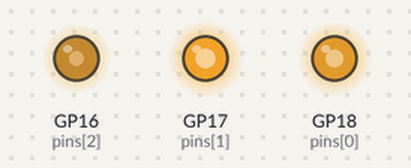
Bench run of a program on a simulated Raspberry Pi Pico running MicroPython. Shown: output pins drawn as LEDs (lit = HIGH). Random numbers come from a fixed seed.

Above: at 0.1 s.
At 5.1 s:
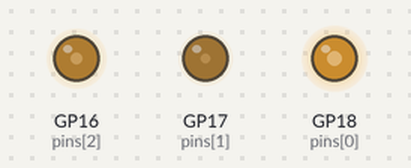
At 9.9 s:
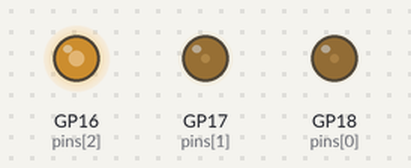
At 19.91 s:
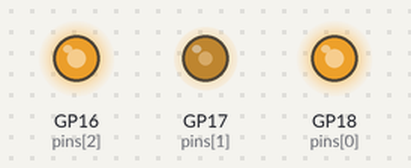
At 29.71 s:
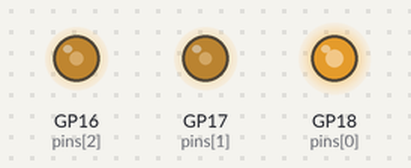
At 39.72 s:
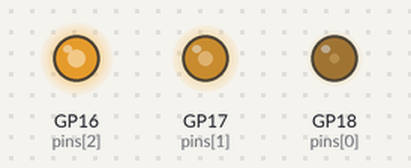
Timing chart, 0 to 40.0 s (numbered marks = the images above):
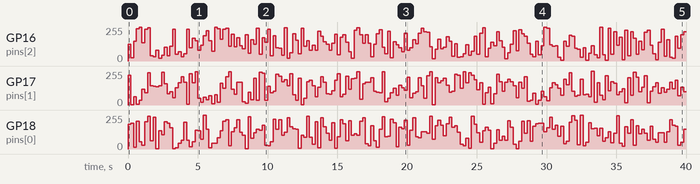

Measured:
- by itself, GP17 (pins[1]): 0/255 → 223/255 at 0.00 s, → 2/255 0.20 s later, → 61/255 0.20 s later, → 6/255 0.20 s later, … (200 changes in this stretch)
- by itself, GP16 (pins[2]): 0/255 → 125/255 at 0.00 s, → 26/255 0.20 s later, → 148/255 0.20 s later, → 241/255 0.20 s later, … (200 changes in this stretch)

The program:

Project_06_RGB_LED.py
```python
# import Pin, PWM and Random function modules.
from machine import Pin, PWM
from random import randint
import time

#configure ouput mode of GP18, GP17 and GP16 as PWM output and PWM frequency as 10000Hz.
pins = [18, 17, 16]
freq_num = 10000

pwm0 = PWM(Pin(pins[0]))  #set PWM
pwm1 = PWM(Pin(pins[1]))
pwm2 = PWM(Pin(pins[2]))
pwm0.freq(freq_num)
pwm1.freq(freq_num)
pwm2.freq(freq_num)

#define a function to set the color of RGBLED.
def setColor(r, g, b):
    pwm0.duty_u16(65535 - r)
    pwm1.duty_u16(65535 - g)
    pwm2.duty_u16(65535 - b)

try:
    while True:
        red   = randint(0, 65535)
        green = randint(0, 65535)
        blue  = randint(0, 65535)
        setColor(red, green, blue)
        time.sleep_ms(200)
except:
    pwm0.deinit()
    pwm1.deinit()
    pwm2.deinit()
```
